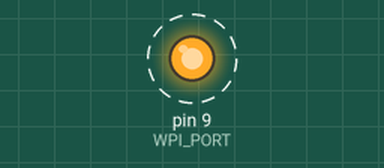
A program run on a simulated Raspberry Pi (wiringPi pin numbers). Shown: output pins drawn as LEDs (lit = HIGH). Dashed ring = blinking. Pin numbers are wiringPi numbers; what the program prints to the terminal is not drawn.

Above: at 0.02 s.
Timing chart, 0 to 3.0 s (numbered marks = the images above):
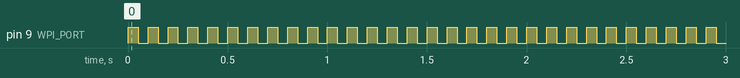

The program:

blink_2.py
```python
#!/usr/bin/env python

'''
Program: blink_2.py
Purpose: blinks led
         using wiringPi library
         with controlled ending
Author:  Aldo Nunez
'''

# Import GPIO module
import wiringpi as wipi
import time
import sys

def main ():
    # states
    STATES = {'OFF': 0, 'ON': 1 }

    # wPi 9 corresponds to Pin 5
    WPI_PORT = 9;

    # time delay in milliseconds
    T = 0.05 	# 0.05 ~ 50 ms

    wipi.wiringPiSetup ()

    # '1' means output
    wipi.pinMode ( WPI_PORT, 1 )

    # initial state
    state = STATES [ 'ON' ]

    print ( "blinking pin 5" )
    print ( "To finish press: 'Ctrl + c'" )
    try:
        while True:
            # blink
            wipi.digitalWrite ( WPI_PORT, state )

            # waiting
            time.sleep ( T )

            # switch state
            state = not state

    except KeyboardInterrupt:
        wipi.digitalWrite ( WPI_PORT, STATES [ 'OFF' ]  )
        print ( "\nprogram is closing..." )
        sys.exit ( 0 )

if __name__  == "__main__":
    main ()
```

Measured:
- by itself, pin 9 (WPI_PORT): alternates HIGH for 0.05 s and LOW for 0.05 s
